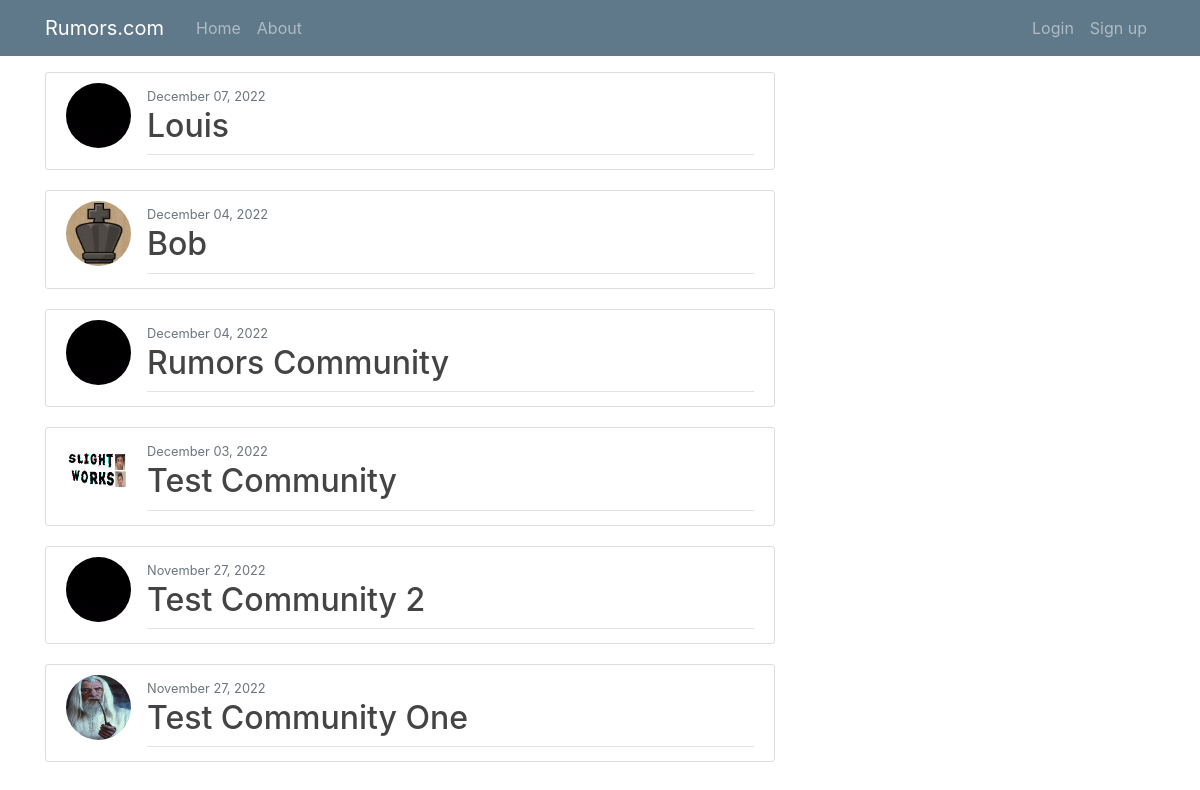
The page /available-communites/ on the database its author committed.
### rumors/models.py (models this page shows, shortened)
class Community(models.Model):
    title = models.CharField(max_length=100)
    date_posted = models.DateTimeField(default=timezone.now)
    image = models.ImageField(
        default='the_default.jpg', upload_to='community_pics')

### rumors/views.py (the view)
# urls.py: path('available-communites/', AvailableCommunitesListView.as_view(),
class AvailableCommunitesListView(ListView):
    model = Community
    template_name = 'rumors/available_communities.html'
    context_object_name = 'communities'
    ordering = ['-date_posted']

### rumors/templates/rumors/available_communities.html
{% extends 'rumors/base.html' %}
{% block content %}
{% for community in communities %}
<article class="media content-section">
  <img class="rounded-circle article-img" src="{{ community.image.url }}" />
  <div class="media-body">
    <div class="article-metadata">
      <small class="text-muted"
        >{{ community.date_posted|date:"F d, Y" }}</small
      >
      <h2>
        <a class="article-title" href="{% url 'rumors-detail' community.pk %}"
          >{{ community.title }}</a
        >
      </h2>
    </div>
  </div>
</article>
{% endfor %}
{% endblock content %}

### rumors/static/rumors/main.css (style rules this page uses)
body { background: #fafafa; color: #333333; margin-top: 5rem; }
h1, h2, h3, h4, h5, h6 { color: #444444; }
.content-section { background: #ffffff; padding: 10px 20px; border: 1px solid #dddddd; border-radius: 3px; margin-bottom: 20px; }
.article-title { color: #444444; }
.article-img { height: 65px; width: 65px; margin-right: 16px; }
.article-metadata { padding-bottom: 1px; margin-bottom: 4px; border-bottom: 1px solid #e3e3e3 }

### rows shown on the page
Community: image (placeholder picture), date_posted "December 07, 2022", title "Louis"
Community: image (picture), date_posted "December 04, 2022", title "Bob"
Community: image (placeholder picture), date_posted "December 04, 2022", title "Rumors Community"
Community: image (picture), date_posted "December 03, 2022", title "Test Community"
Community: image (placeholder picture), date_posted "November 27, 2022", title "Test Community 2"
Community: image (picture), date_posted "November 27, 2022", title "Test Community One"
